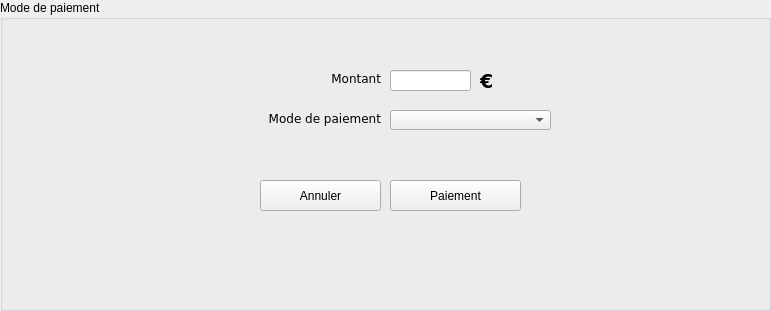
  <widget class="QGroupBox" name="bGBoxModePaiement">
   <property name="geometry">
    <rect>
     <x>690</x>
     <y>10</y>
     <width>771</width>
     <height>311</height>
    </rect>
   </property>
   <property name="title">
    <string>Mode de paiement</string>
   </property>
   <widget class="QLineEdit" name="bTxtCb">
    <property name="geometry">
     <rect>
      <x>390</x>
      <y>70</y>
      <width>81</width>
      <height>21</height>
     </rect>
    </property>
    <property name="alignment">
     <set>Qt::AlignCenter</set>
    </property>
   </widget>
   <widget class="QLabel" name="bLabelEuro_2">
    <property name="geometry">
     <rect>
      <x>480</x>
      <y>70</y>
      <width>16</width>
      <height>23</height>
     </rect>
    </property>
    <property name="font">
     <font>
      <family>Verdana</family>
      <pointsize>14</pointsize>
      <weight>75</weight>
      <bold>true</bold>
     </font>
    </property>
    <property name="text">
     <string>€</string>
    </property>
   </widget>
   <widget class="QLabel" name="bLabelModePaiement_1">
    <property name="geometry">
     <rect>
      <x>260</x>
      <y>70</y>
      <width>121</width>
      <height>16</height>
     </rect>
    </property>
    <property name="font">
     <font>
      <family>Verdana</family>
     </font>
    </property>
    <property name="text">
     <string>Montant</string>
    </property>
    <property name="alignment">
     <set>Qt::AlignRight|Qt::AlignTrailing|Qt::AlignVCenter</set>
    </property>
   </widget>
   <widget class="QLabel" name="bLabelModePaiement_2">
    <property name="geometry">
     <rect>
      <x>260</x>
      <y>110</y>
      <width>121</width>
      <height>16</height>
     </rect>
    </property>
    <property name="font">
     <font>
      <family>Verdana</family>
     </font>
    </property>
    <property name="text">
     <string>Mode de paiement</string>
    </property>
    <property name="alignment">
     <set>Qt::AlignRight|Qt::AlignTrailing|Qt::AlignVCenter</set>
    </property>
   </widget>
   <widget class="QComboBox" name="bCBoxModePaiement">
    <property name="geometry">
     <rect>
      <x>390</x>
      <y>110</y>
      <width>161</width>
      <height>20</height>
     </rect>
    </property>
   </widget>
   <widget class="QPushButton" name="bBtnPaiement">
    <property name="geometry">
     <rect>
      <x>390</x>
      <y>180</y>
      <width>131</width>
      <height>31</height>
     </rect>
    </property>
    <property name="text">
     <string>Paiement</string>
    </property>
   </widget>
   <widget class="QPushButton" name="bBtnAnnulerPaiement">
    <property name="geometry">
     <rect>
      <x>260</x>
      <y>180</y>
      <width>121</width>
      <height>31</height>
     </rect>
    </property>
    <property name="text">
     <string>Annuler</string>
    </property>
   </widget>
  </widget>
